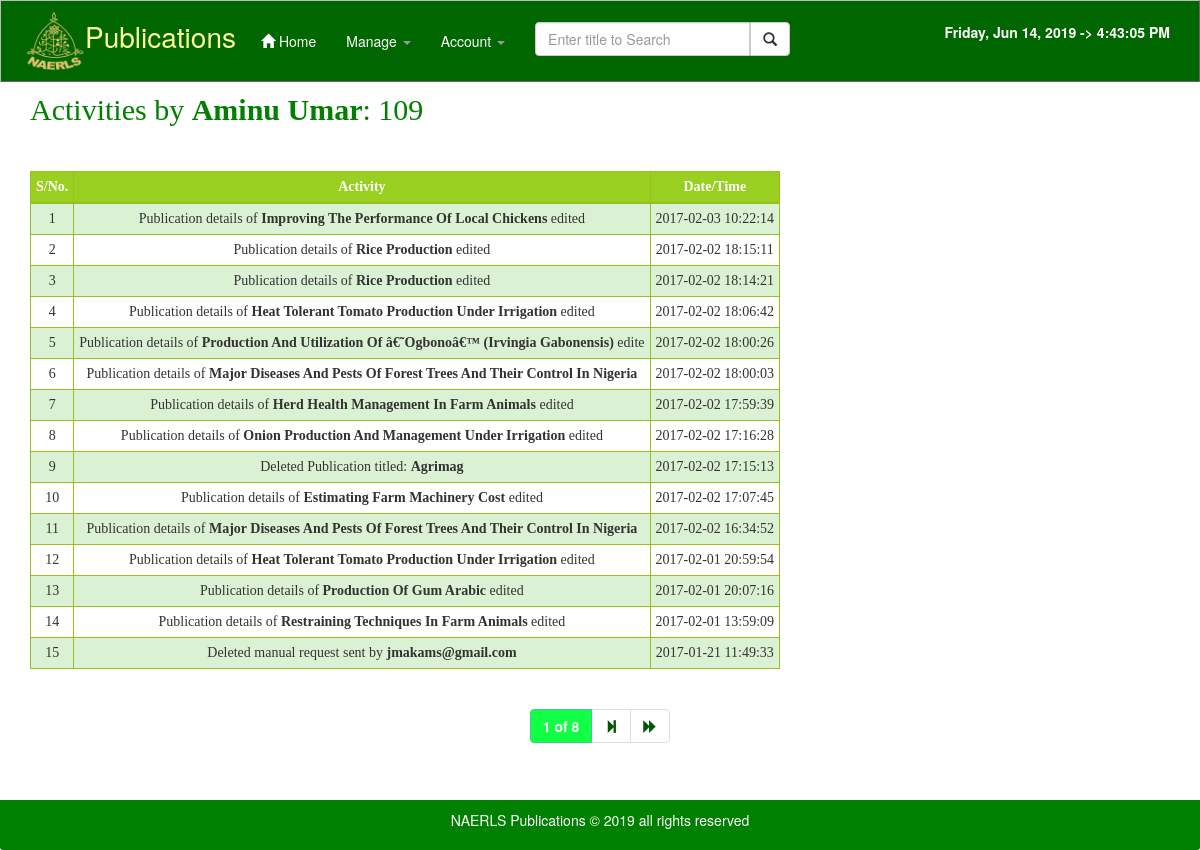
The page /admin/activities.php?id=cef576iht6 (signed in) on the database its author committed.
### tables this page shows
CREATE TABLE `users` (
  `id` varchar(10) NOT NULL,
  `email` varchar(50) NOT NULL,
  `phone` varchar(11) DEFAULT NULL,
  `password` varchar(20) NOT NULL,
  `fullName` varchar(50) NOT NULL,
  `title` varchar(10) DEFAULT NULL,
  `usertype` enum('general','admin') NOT NULL DEFAULT 'general',
  `type` varchar(10) NOT NULL,
  `occupation` varchar(100) DEFAULT NULL,
  `nationality` int(3) NOT NULL DEFAULT '125',
  `state` int(3) NOT NULL,
  `lga` int(3) NOT NULL,
  `organization` varchar(100) DEFAULT NULL,
  `purpose` varchar(100) DEFAULT NULL,
  `lastSeen` datetime DEFAULT NULL,
  `suspended` int(11) NOT NULL DEFAULT '0'
);

CREATE TABLE `activities` (
  `actID` int(11) NOT NULL,
  `adminID` varchar(10) NOT NULL,
  `adminName` varchar(50) NOT NULL,
  `type` varchar(50) NOT NULL,
  `activity` varchar(100) NOT NULL,
  `date` datetime NOT NULL
);

### admin/activities.php (the view, shortened to what this page needs)
?><!DOCTYPE html>
<html lang="en">
<head>
    <link href="../dist/css/bootstrap.css" rel="stylesheet">
    <link href="../dist/css/starter-template.css" rel="stylesheet">
  </head>
  <body>
  <?php include 'header.php'; ?>
	  	  <div class="container" id="cc">
			      <div class="starter-template">
<?php
			$s=$_GET['id'];
			$per_page=15;
			$pages_query=mysqli_num_rows(mysqli_query($con,"SELECT * FROM activities WHERE adminID='$s'"));
			$pages=ceil($pages_query/$per_page);
			$page=(isset($_GET['page']))? (int)$_GET['page']:1;
			$start=($page-1)*$per_page;
			$name=mysqli_fetch_assoc(mysqli_query($con,"SELECT * FROM users WHERE id='$s'"));
			$admin=$name['fullName'];
				$query5=mysqli_query($con,"SELECT * from activities  WHERE adminID='$s' ORDER BY date DESC LIMIT $start,$per_page");
				if($pages_query>0){
				echo	"<div style='font-family:Palatino Linotype;padding-bottom:20px;font-size:30px;color:green;'align='left' class='lead'>Activities by <b>$admin</b>: $pages_query</div>";
			   echo "<div class='table-responsive'>";
			echo "<table  class=\"table table-striped table-condensed table-bordered \" >
			<thead><tr>
			<td><b>S/No.</b></td><td><b>Activity</b></td><td><b>Date/Time</b></td>
			</tr></thead> ";
			$i=($per_page*($page-1))+1;
				while($result=mysqli_fetch_assoc($query5)){
				echo "<tr><td>".$i."</td><td>".$result['activity']."</td><td>".$result['date']."</td></tr>";
			$i++;
            }
			echo "</table></div>";
			if($pages>1 && $page<=$pages){
				echo '<ul class="pagination">';
				echo "<li class='active'><a>$page of $pages</a></li>";
				if($page<$pages){
					$next_page=$page+1;
					  echo'<li><a href="?page='.$next_page.'"> <span class="glyphicon glyphicon-step-forward"></a></li>';
				}if($page<$pages){
					  echo'<li><a href="?page='.$pages.'"> <span class="glyphicon glyphicon-forward"></a></li>';
				}
				echo '</ul>';
			}  elseif($page>$pages) {
				header ('location:404.php');
			}
					}else echo "<h2 style='color:red;font-family:\"Times New Roman\", Times, serif;'>No  Administrative activity has been carried out by <b>$admin</b></h2>";
					?>
    </div>
    </div>
	<div id="push" class="hidden-print"></div>
  </body>
</html>

### rows shown on the page
users: fullName "Aminu Umar"
activities: activity "Publication details of Improving The Performance Of Local Chickens edited", date "2017-02-03 10:22:14"
activities: activity "Publication details of Rice Production edited", date "2017-02-02 18:15:11"
activities: activity "Publication details of Rice Production edited", date "2017-02-02 18:14:21"
activities: activity "Publication details of Heat Tolerant Tomato Production Under Irrigation edited", date "2017-02-02 18:06:42"
activities: activity "Publication details of Production And Utilization Of â€˜Ogbonoâ€™ (Irvingia Gabonensis) edite", date "2017-02-02 18:00:26"
activities: activity "Publication details of Major Diseases And Pests Of Forest Trees And Their Control In Nigeria", date "2017-02-02 18:00:03"
activities: activity "Publication details of Herd Health Management In Farm Animals edited", date "2017-02-02 17:59:39"
activities: activity "Publication details of Onion Production And Management Under Irrigation edited", date "2017-02-02 17:16:28"
activities: activity "Deleted Publication titled: Agrimag", date "2017-02-02 17:15:13"
activities: activity "Publication details of Estimating Farm Machinery Cost edited", date "2017-02-02 17:07:45"
activities: activity "Publication details of Major Diseases And Pests Of Forest Trees And Their Control In Nigeria", date "2017-02-02 16:34:52"
activities: activity "Publication details of Heat Tolerant Tomato Production Under Irrigation edited", date "2017-02-01 20:59:54"
activities: activity "Publication details of Production Of Gum Arabic edited", date "2017-02-01 20:07:16"
activities: activity "Publication details of Restraining Techniques In Farm Animals edited", date "2017-02-01 13:59:09"
activities: activity "Deleted manual request sent by jmakams@gmail.com", date "2017-01-21 11:49:33"

### other values the page prints
$pages_query "109"
$page "1"
$pages "8"
